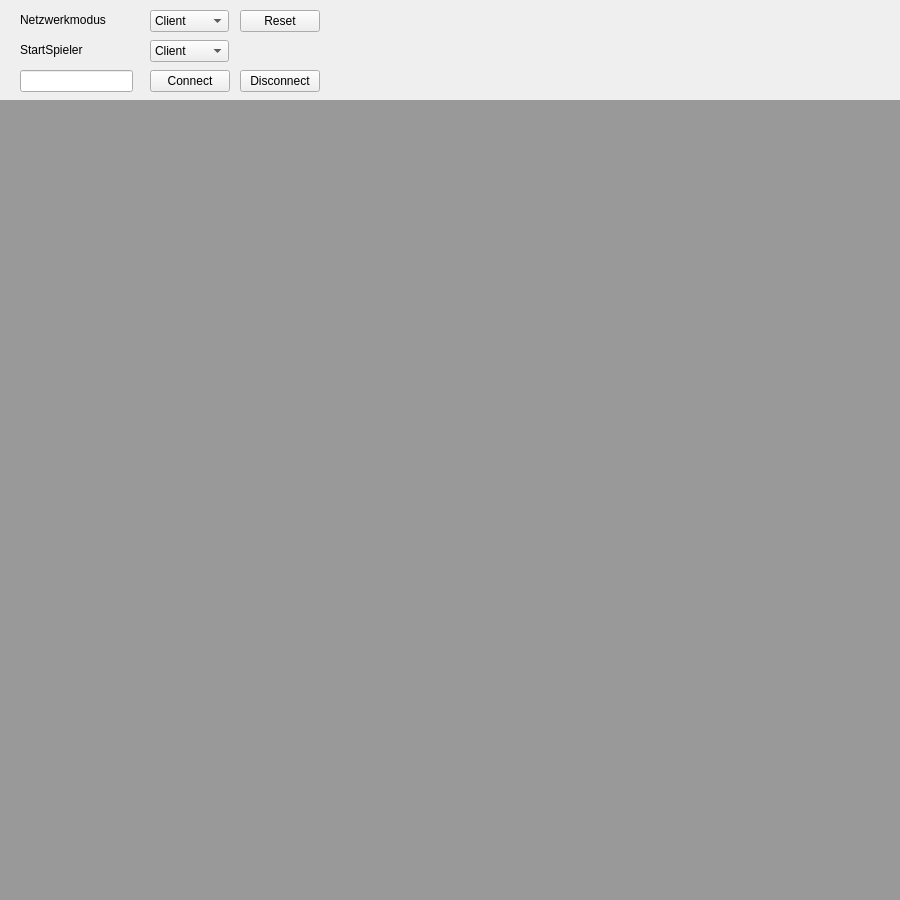
<?xml version="1.0" encoding="UTF-8"?>
<ui version="4.0">
 <class>muehle</class>
 <widget class="QMainWindow" name="muehle">
  <property name="geometry">
   <rect>
    <x>0</x>
    <y>0</y>
    <width>900</width>
    <height>900</height>
   </rect>
  </property>
  <property name="sizePolicy">
   <sizepolicy hsizetype="Fixed" vsizetype="Fixed">
    <horstretch>0</horstretch>
    <verstretch>0</verstretch>
   </sizepolicy>
  </property>
  <property name="minimumSize">
   <size>
    <width>900</width>
    <height>900</height>
   </size>
  </property>
  <property name="maximumSize">
   <size>
    <width>900</width>
    <height>900</height>
   </size>
  </property>
  <property name="windowTitle">
   <string>muehle</string>
  </property>
  <widget class="QWidget" name="centralwidget">
   <property name="sizePolicy">
    <sizepolicy hsizetype="Fixed" vsizetype="Fixed">
     <horstretch>0</horstretch>
     <verstretch>0</verstretch>
    </sizepolicy>
   </property>
   <property name="minimumSize">
    <size>
     <width>900</width>
     <height>900</height>
    </size>
   </property>
   <property name="maximumSize">
    <size>
     <width>900</width>
     <height>900</height>
    </size>
   </property>
   <widget class="QWidget" name="Spielflaeche" native="true">
    <property name="geometry">
     <rect>
      <x>0</x>
      <y>100</y>
      <width>900</width>
      <height>800</height>
     </rect>
    </property>
    <property name="sizePolicy">
     <sizepolicy hsizetype="Fixed" vsizetype="Fixed">
      <horstretch>0</horstretch>
      <verstretch>0</verstretch>
     </sizepolicy>
    </property>
    <property name="minimumSize">
     <size>
      <width>900</width>
      <height>800</height>
     </size>
    </property>
    <property name="maximumSize">
     <size>
      <width>900</width>
      <height>800</height>
     </size>
    </property>
    <property name="cursor">
     <cursorShape>OpenHandCursor</cursorShape>
    </property>
    <property name="autoFillBackground">
     <bool>false</bool>
    </property>
    <property name="styleSheet">
     <string notr="true">background-color: rgb(153, 153, 153);</string>
    </property>
   </widget>
   <widget class="QWidget" name="widget" native="true">
    <property name="geometry">
     <rect>
      <x>0</x>
      <y>0</y>
      <width>900</width>
      <height>100</height>
     </rect>
    </property>
    <property name="sizePolicy">
     <sizepolicy hsizetype="Fixed" vsizetype="Fixed">
      <horstretch>0</horstretch>
      <verstretch>0</verstretch>
     </sizepolicy>
    </property>
    <property name="minimumSize">
     <size>
      <width>900</width>
      <height>100</height>
     </size>
    </property>
    <property name="maximumSize">
     <size>
      <width>900</width>
      <height>100</height>
     </size>
    </property>
    <widget class="QComboBox" name="Spielmodus">
     <property name="geometry">
      <rect>
       <x>150</x>
       <y>10</y>
       <width>79</width>
       <height>22</height>
      </rect>
     </property>
     <item>
      <property name="text">
       <string>Client</string>
      </property>
     </item>
     <item>
      <property name="text">
       <string>Server</string>
      </property>
     </item>
    </widget>
    <widget class="QPushButton" name="Spielstarten">
     <property name="geometry">
      <rect>
       <x>240</x>
       <y>10</y>
       <width>80</width>
       <height>22</height>
      </rect>
     </property>
     <property name="text">
      <string>Reset</string>
     </property>
    </widget>
    <widget class="QComboBox" name="Spielmodus_2">
     <property name="geometry">
      <rect>
       <x>150</x>
       <y>40</y>
       <width>79</width>
       <height>22</height>
      </rect>
     </property>
     <item>
      <property name="text">
       <string>Client</string>
      </property>
     </item>
     <item>
      <property name="text">
       <string>Server</string>
      </property>
     </item>
     <item>
      <property name="text">
       <string>Zufällig</string>
      </property>
     </item>
    </widget>
    <widget class="QLabel" name="Zugreihenfolge_2">
     <property name="geometry">
      <rect>
       <x>20</x>
       <y>10</y>
       <width>111</width>
       <height>20</height>
      </rect>
     </property>
     <property name="text">
      <string>Netzwerkmodus</string>
     </property>
    </widget>
    <widget class="QLabel" name="Zugreihenfolge_3">
     <property name="geometry">
      <rect>
       <x>20</x>
       <y>40</y>
       <width>101</width>
       <height>20</height>
      </rect>
     </property>
     <property name="text">
      <string>StartSpieler</string>
     </property>
    </widget>
    <widget class="QLabel" name="Display">
     <property name="geometry">
      <rect>
       <x>360</x>
       <y>0</y>
       <width>511</width>
       <height>81</height>
      </rect>
     </property>
     <property name="font">
      <font>
       <family>Arial</family>
       <pointsize>18</pointsize>
      </font>
     </property>
     <property name="cursor">
      <cursorShape>ArrowCursor</cursorShape>
     </property>
     <property name="text">
      <string/>
     </property>
    </widget>
    <widget class="QPushButton" name="Spielstarten_2">
     <property name="geometry">
      <rect>
       <x>150</x>
       <y>70</y>
       <width>80</width>
       <height>22</height>
      </rect>
     </property>
     <property name="text">
      <string>Connect</string>
     </property>
    </widget>
    <widget class="QPushButton" name="Spielstarten_3">
     <property name="geometry">
      <rect>
       <x>240</x>
       <y>70</y>
       <width>80</width>
       <height>22</height>
      </rect>
     </property>
     <property name="text">
      <string>Disconnect</string>
     </property>
    </widget>
    <widget class="QLineEdit" name="lineEdit">
     <property name="geometry">
      <rect>
       <x>20</x>
       <y>70</y>
       <width>113</width>
       <height>22</height>
      </rect>
     </property>
    </widget>
   </widget>
  </widget>
 </widget>
 <resources/>
 <connections/>
</ui>
